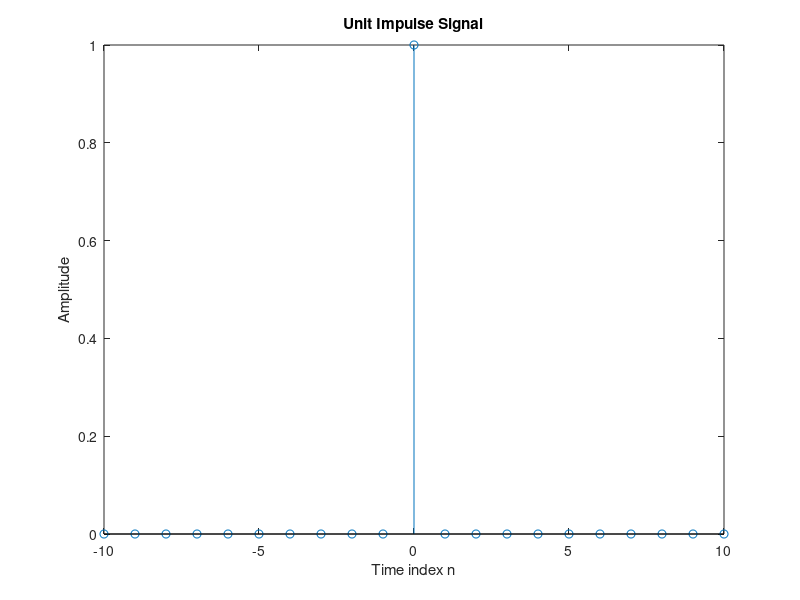

This figure's MATLAB source:
n = -10:10;
i = [zeros(1,10) 1 zeros(1,10)];
stem(n,i);
xlabel('Time index n');
ylabel('Amplitude');
title('Unit Impulse Signal');